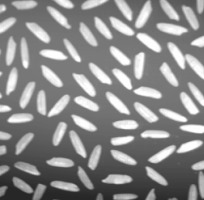
#> input picture img/beras.jpg, 204 x 200 px
$ python canny2.py
#> lines starting #> are read from the running program, lines starting #| are printed output that depends on the picture; after the words box and inside, x2 and y2 are one past the last pixel; in counts of white or black regions, pixels touching at a corner belong together
import numpy as np
from scipy import ndimage
import cv2
import matplotlib.pyplot as plt

# Input & Output
image_path = 'img/beras.jpg'
output_canny = 'report/hasil_tepi_canny2.jpg'

# 1. Load image (sudah grayscale)
img = cv2.imread(image_path, cv2.IMREAD_GRAYSCALE)
#> img is the input picture: shape (200, 204); min 35, max 255, mean 137.5
img_array = img.astype(float)

# 2. Gaussian blur
blur_img = ndimage.gaussian_filter(img_array, sigma=1.0)

# 3. Gradient (Sobel)
def gradient_x(img):
    grad = ndimage.convolve(img, np.array([[-1, 0, 1],
                                           [-2, 0, 2],
                                           [-1, 0, 1]]))
    return grad / np.max(np.abs(grad))

def gradient_y(img):
    grad = ndimage.convolve(img, np.array([[-1, -2, -1],
                                           [ 0,  0,  0],
                                           [ 1,  2,  1]]))
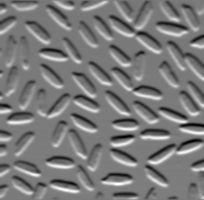
#> grad: shape (200, 204) float64; min -361.1, max 391.9, mean 2.6; drawn with min black and max white
    return grad / np.max(np.abs(grad))

fx = gradient_x(blur_img)
fy = gradient_y(blur_img)

# 4. Gradient magnitude & direction
grad_mag = np.hypot(fx, fy)
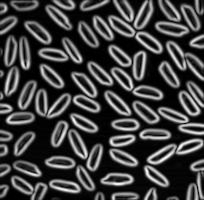
#> grad_mag: shape (200, 204) float64; min 0, max 1.07, mean 0.267; drawn with min black and max white
grad_mag = grad_mag / np.max(grad_mag)
grad_dir = np.degrees(np.arctan2(fy, fx))
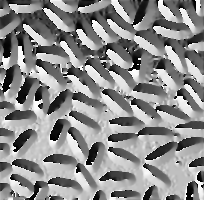
#> grad_dir: shape (200, 204) float64; min -180, max 180, mean 17.7; drawn with min black and max white

# 5. Non-maximum suppression
def closest_dir_function(grad_dir):
    closest = np.zeros(grad_dir.shape)
    for i in range(1, grad_dir.shape[0]-1):
        for j in range(1, grad_dir.shape[1]-1):
            a = grad_dir[i, j]
            if ((-22.5 < a <= 22.5) or (a <= -157.5) or (a > 157.5)):
                closest[i, j] = 0
            elif ((22.5 < a <= 67.5) or (-157.5 < a <= -112.5)):
                closest[i, j] = 45
            elif ((67.5 < a <= 112.5) or (-112.5 < a <= -67.5)):
                closest[i, j] = 90
            else:
                closest[i, j] = 135
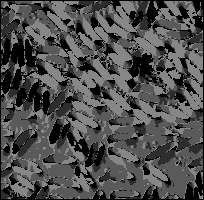
#> closest: shape (200, 204) float64; min 0, max 135, mean 76.9
    return closest

def non_maximal_suppressor(grad_mag, closest_dir):
    thinned = np.zeros(grad_mag.shape)
    for i in range(1, grad_mag.shape[0]-1):
        for j in range(1, grad_mag.shape[1]-1):
            if closest_dir[i, j] == 0:
                if grad_mag[i, j] > grad_mag[i, j+1] and grad_mag[i, j] > grad_mag[i, j-1]:
                    thinned[i, j] = grad_mag[i, j]
            elif closest_dir[i, j] == 45:
                if grad_mag[i, j] > grad_mag[i+1, j+1] and grad_mag[i, j] > grad_mag[i-1, j-1]:
                    thinned[i, j] = grad_mag[i, j]
            elif closest_dir[i, j] == 90:
                if grad_mag[i, j] > grad_mag[i+1, j] and grad_mag[i, j] > grad_mag[i-1, j]:
                    thinned[i, j] = grad_mag[i, j]
            else:
                if grad_mag[i, j] > grad_mag[i+1, j-1] and grad_mag[i, j] > grad_mag[i-1, j+1]:
                    thinned[i, j] = grad_mag[i, j]
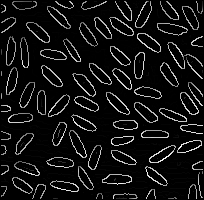
#> thinned: shape (200, 204) float64; min 0, max 1, mean 0.0792
    return thinned / np.max(thinned)

closest_dir = closest_dir_function(grad_dir)
thinned_output = non_maximal_suppressor(grad_mag, closest_dir)

# 6. Hysteresis thresholding
def DFS(img):
    for i in range(1, img.shape[0]-1):
        for j in range(1, img.shape[1]-1):
            if img[i, j] == 1:
                if np.max(img[i-1:i+2, j-1:j+2]) == 2:
                    img[i, j] = 2

def hysteresis_thresholding(img):
    low_ratio, high_ratio = 0.10, 0.30
    diff = np.max(img) - np.min(img)
#> diff = 1
    t_low = np.min(img) + low_ratio * diff
#> t_low = 0.1
    t_high = np.min(img) + high_ratio * diff
#> t_high = 0.3
    temp = np.copy(img)

    for i in range(1, img.shape[0]-1):
        for j in range(1, img.shape[1]-1):
            if img[i, j] > t_high:
                temp[i, j] = 2
            elif img[i, j] < t_low:
                temp[i, j] = 0
            else:
                temp[i, j] = 1
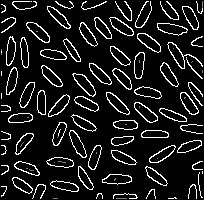
#> temp: shape (200, 204) float64; 16.22% of pixels changed, all inside (x1, y1, x2, y2) = (1, 1, 203, 199); drawn with min black and max white

    total_strong = np.sum(temp == 2)
#> total_strong = 4567
    while True:
        DFS(temp)
        if total_strong == np.sum(temp == 2):
            break
        total_strong = np.sum(temp == 2)
#> this loop made 8 passes
#> total_strong on passes 1 to 7: 4575, 4577, 4578, 4579, 4580, 4581, 4582
#> temp: shape (200, 204) float64; 0.04% of pixels changed, all inside (x1, y1, x2, y2) = (1, 1, 203, 138)

    temp[temp == 1] = 0
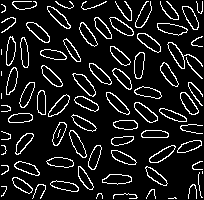
#> temp: shape (200, 204) float64; values 0 (black) and 2 (white), 11.2% white in thin lines or dots
    return temp / np.max(temp)
#> returned value: shape (200, 204) float64; values 0 (black) and 1 (white), 11.2% white in thin lines or dots

output_img = hysteresis_thresholding(thinned_output)

# 7. Save hasil akhir pakai OpenCV
output_img_uint8 = (output_img * 255).astype(np.uint8)
#> output_img_uint8: shape (200, 204); 11.2% white in thin lines or dots
cv2.imwrite(output_canny, output_img_uint8)

# 8. Tampilkan hasil pakai matplotlib
plt.imshow(output_img_uint8, cmap="gray")
plt.axis("off")
plt.title("Deteksi Tepi Canny")
plt.show()
